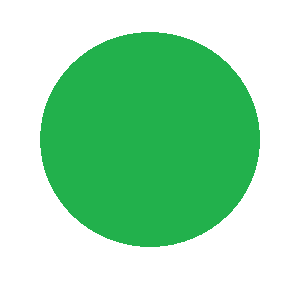
#> input picture PhatHienDoiTuong/img.png, 306 x 282 px
$ python blob.py
#> lines starting #> are read from the running program, lines starting #| are printed output that depends on the picture; after the words box and inside, x2 and y2 are one past the last pixel; in counts of white or black regions, pixels touching at a corner belong together
import cv2
import numpy as np
from matplotlib import pyplot as plt

img = cv2.imread("img.png")
#> img is the input picture: shape (282, 306, 3); mean B, G, R 178.1, 221.5, 160
gray = cv2.cvtColor(img, cv2.COLOR_BGR2GRAY)      # chuyển ảnh thành ảnh grayscale
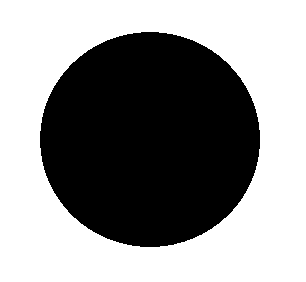
#> gray: shape (282, 306); values 123 (black) and 255 (white), 57% white; 1 black region, box (x1, y1, x2, y2) and area: (40, 32, 260, 247) 37092
#cv2.imshow("gray", gray)
ret,thresh = cv2.threshold(gray,220,255,0)       # Nhị phân hóa bức ảnh bằng cách đặt ngưỡng, với giá trị của ngưỡng là 220
#> thresh: shape (282, 306); 57% white; 1 black region
#thresh = cv2.adaptiveThreshold(gray,255,cv2.ADAPTIVE_THRESH_GAUSSIAN_C, cv2.THRESH_BINARY_INV,21,10)

contours, hierarchy = cv2.findContours(thresh, cv2.RETR_TREE, cv2.CHAIN_APPROX_SIMPLE)      # tìm contour
#> contours = 2 contours; box (x1, y1, x2, y2) and area: (0, 0, 306, 282) 85705, (39, 31, 261, 248) 37400

M = cv2.moments(thresh)
#> M = moments, m00 12546000, centre m10/m00, m01/m00 = (154.7, 141.6)
cX = int(M["m10"] / M["m00"])
#> cX = 154
cY = int(M["m01"] / M["m00"])
#> cY = 141
#cv2.imshow("thresh", thresh)

cv2.circle(img, (cX, cY), 5, (0, 0, 255), -1)
#> img: shape (282, 306, 3); 0.09% of pixels changed, all inside (x1, y1, x2, y2) = (149, 136, 160, 147)

# cv2.circle (hình ảnh, tọa độ tâm, bán kính, màu sắc, độ dày)
# Thông số:
# image: Là hình ảnh mà vòng tròn sẽ được vẽ.
# tọa độ center: Nó là tọa độ tâm của đường tròn. Các tọa độ được biểu diễn dưới dạng bộ giá trị của hai giá trị tức là ( giá trị tọa độ X , giá trị tọa độ Y ).
# radius: Là bán kính của hình tròn.
# color: Nó là màu của đường viền của hình tròn được vẽ. Đối với BGR , chúng tôi vượt qua một tuple. ví dụ: (255, 0, 0) cho màu xanh lam.
# Độ dày: Là độ dày của đường viền hình tròn tính bằng px . Độ dày -1 pxsẽ tô màu cho hình tròn bằng màu được chỉ định.
# Giá trị trả về: Nó trả về một hình ảnh.

cv2.drawContours(img, contours, -1, (0, 0, 255), 3)   # vẽ lại ảnh contour vào ảnh gốc

cv2.putText(img, "centroid", (cX - 20, cY - 20),cv2.FONT_HERSHEY_SIMPLEX, 0.5, (0, 255, 0), 1)
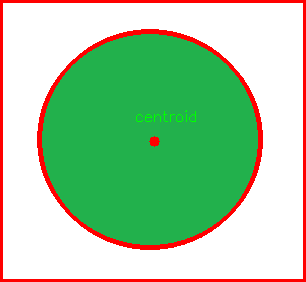
#> img: shape (282, 306, 3); mean B, G, R 161, 203.1, 163.3
cv2.imshow("Image", img)
cv2.waitKey(0)
